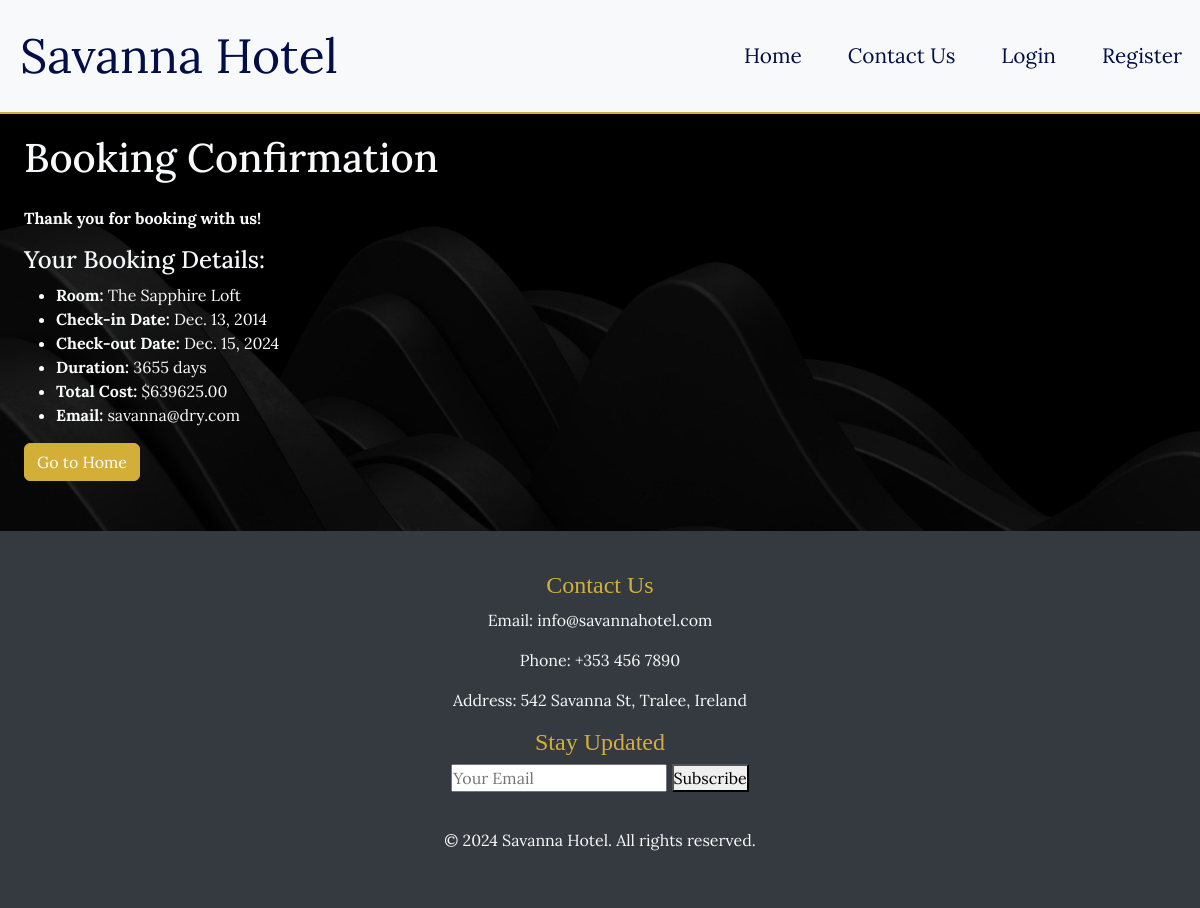
The app's page /booking-confirmation/1/ with its own data.
### hotel_booking/models.py (models this page shows, shortened)
class Booking(models.Model):
    room = models.ForeignKey(Room, on_delete=models.CASCADE)
    name = models.CharField(max_length=100, blank=True, null=True)
    email = models.EmailField()
    check_in_date = models.DateField()
    check_out_date = models.DateField()
    duration = models.PositiveIntegerField()  # Duration in nights
    total_cost = models.DecimalField(max_digits=10, decimal_places=2)
    approved = models.BooleanField(default=False)

class Room(models.Model):
    name = models.CharField(max_length=100)
    description = models.TextField()
    price = models.DecimalField(max_digits=10, decimal_places=2)
    available = models.BooleanField(default=True)
    image = models.ImageField(upload_to='rooms/', default='rooms/default_image.jpg')

### hotel_booking/views.py (the view)
# urls.py: path('booking-confirmation/<int:booking_id>/', views.booking_confirmation, name='booking_confirmation'),
def booking_confirmation(request, booking_id):
    booking = get_object_or_404(Booking, id=booking_id)
    return render(request, 'booking_confirmation.html', {
        'booking': booking,
        'room_name': booking.room.name,
        'check_in_date': booking.check_in_date,
        'check_out_date': booking.check_out_date,
        'total_cost': booking.total_cost,
        'user_name': booking.name,
        'user_email': booking.email,
    })

### hotel_booking/templates/booking_confirmation.html
{% extends 'base_generic.html' %}
{% block content %}
<div class="container mt-4">
    <h1 class="mb-4">Booking Confirmation</h1>
    <p><strong>Thank you for booking with us!</strong></p>
    <h4>Your Booking Details:</h4>
    <ul>
        <li><strong>Room:</strong> {{ booking.room.name }}</li>
        <li><strong>Check-in Date:</strong> {{ booking.check_in_date }}</li>
        <li><strong>Check-out Date:</strong> {{ booking.check_out_date }}</li>
        <li><strong>Duration:</strong> {{ booking.duration }} days</li>
        <li><strong>Total Cost:</strong> ${{ booking.total_cost }}</li>
        <li><strong>Email:</strong> {{ booking.email }}</li>
    </ul>
    <a href="{% url 'hotel_booking:index' %}" class="btn btn-primary">Go to Home</a>
</div>
{% endblock %}

### static/css/styles.css (style rules this page uses)
* { margin: 0; padding: 0; box-sizing: border-box; }
body { background-color: #0a0a0a; background-image: url('/static/images/wallpaper1.jpg'); background-attachment: fixed; background-repeat: no-repeat; background-size: cover; color: #f8f9fa; font-family: 'Lora', serif; }
.container h1 { padding-top: 110px; }
html { scroll-behavior: smooth; }
.btn { background-color: #d4af37; border-color: #d4af37; color: #fff; transition: background-color 0.3s ease; }
.container.mt-4 { margin-bottom: 50px; }
a { color: #d4af37; }
.container { margin-top: 50px; }
@media (min-width: 992px) { .container { max-width: 1200px; } }

### records on screen
Booking: room.name "The Sapphire Loft", check_in_date "Dec. 13, 2014", check_out_date "Dec. 15, 2024", duration "3655", total_cost "639625.00", email "savanna@dry.com"
